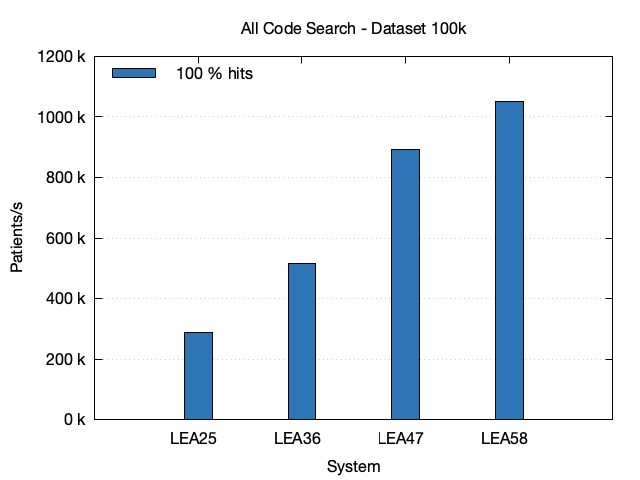

Write the gnuplot code that produced this figure.
# Set the terminal to PNG and specify the output file
set terminal pngcairo enhanced font 'Helvetica Neue,12'
set output 'all-code-search-100k.png'

# Set the data separator and skip the header
set datafile separator "|"
set style data histograms
set style histogram clustered
set style fill solid border -1
set boxwidth 0.8
set key left top reverse

# Define x-axis and y-axis labels
set title "All Code Search - Dataset 100k"
set xlabel 'System'
set ylabel 'Patients/s'
set format y "%.0f k"
set yrange [0:1200]

# Define grid
set grid ytics

# Define line styles and colors for each code
set style line 1 lc rgb '#4DA8DA'
set style line 2 lc rgb '#2E75B6'

# Plot the data
plot 'all-code-search-100k.txt' using 7:xtic(3) ls 2 title '100 % hits'
